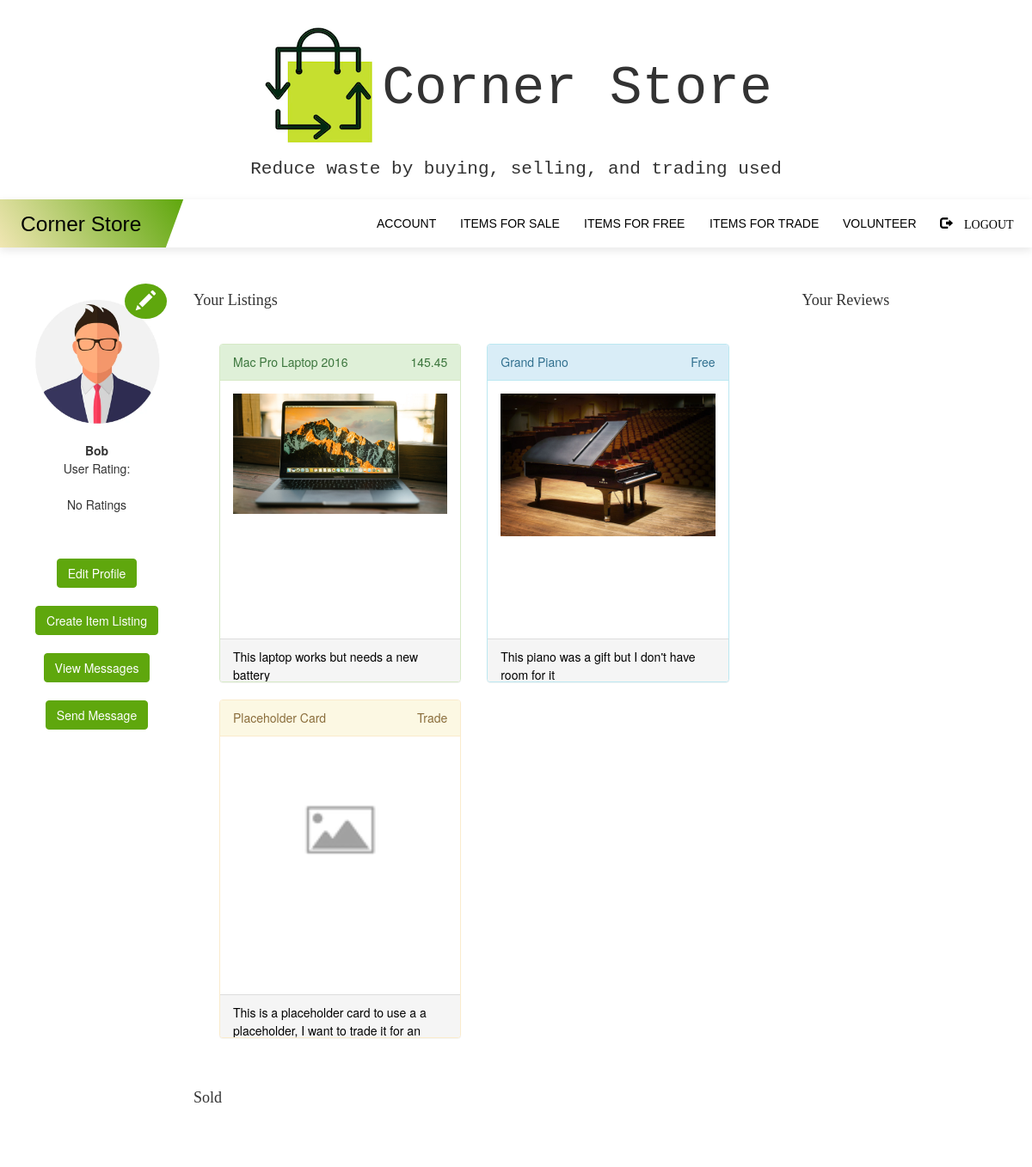
Page /profile (signed in) on the committed database.
### myapp/models.py (models this page shows, shortened)
class User(UserMixin, db.Model):
    __tablename__ = 'users'
    id = db.Column(db.Integer, primary_key=True)
    username = db.Column(db.String(64), unique=True, index=True)
    email = db.Column(db.String(128), unique=True)
    password = db.Column(db.String(128))
    image_file = db.Column(db.String(20),nullable=False,default='person.jpeg')
    admin = db.Column(db.String(10))
    agency = db.Column(db.String(10))
    verified = db.Column(db.String(10))
    profile = db.relationship('Profile', backref='users', lazy='dynamic')
    listings = db.relationship('Listing', backref='users', lazy='dynamic')
    volunteer = db.relationship('Volunteer', backref='users', lazy='dynamic')
    bevolunteer = db.relationship('BeVolunteer', backref='users', lazy='dynamic')
    report = db.relationship('Report', backref='users', lazy='dynamic')
    review = db.relationship('Review', backref='users', lazy='dynamic')
    rating = db.relationship('Rating', backref='users', lazy='dynamic')

class Listing(db.Model):
    id = db.Column(db.Integer, primary_key=True)
    image_file = db.Column(db.String(20),nullable=False,default='default.jpg')
    name = db.Column(db.String(64))
    description = db.Column(db.String(512))
    location = db.Column(db.Integer)
    agency = db.Column(db.String(128))
    warehouse = db.Column(db.Boolean, default=False)
    free = db.Column(db.Boolean, default=False)
    price = db.Column(db.Float, default=0.00)
    trade = db.Column(db.Boolean, default=False)
    user_id = db.Column(db.Integer, db.ForeignKey('users.id'))
    status = db.Column(db.String, default='For Sale')

### myapp/routes.py (the view)
@myapp_obj.route("/profile")
@login_required
def profile():
    username = current_user.username
    user_id = current_user.id
    agency = current_user.agency
    admin = current_user.admin
    if agency == 'True':
        return redirect('/agencyprofile')
    if admin == 'True':
        return redirect('/adminprofile')
    a = Review.query.filter(Review.user_id==current_user.id).all()
    rating = Rating.query.filter(Rating.user_id==current_user.id).first()
    listings = Listing.query.filter(Listing.user_id==current_user.id)
    count = Listing.query.filter(Listing.user_id==user_id).count()
    sold = Listing.query.filter(Listing.user_id==user_id and Listing.status=='Sold').count()
    return render_template('profile.html', username = username, agency=agency, listings=listings, count=count, sold=sold, user=current_user, a=a, rating=rating)

### myapp/models.py (called while the page is built)
@login.user_loader
def load_user(id):
    return User.query.get(int(id))

### myapp/templates/profile.html (shortened to what this page needs)
{% extends "base.html" %}
{% block content %}
<br><br>
<div class="container rounded bg-white mt-2 mb-2">
    <div class="row">
        <div class="col-md-2 border-right">
            <div class="d-flex flex-column align-items-center text-center p-3 py-5">
                <img class="rounded-circle mt-5" width="150px" src="/static/profile_pics/{{ user.image_file}}">
                <div class='edit-button' style='position: absolute;
                top: 0px;
                left: 130px;
                font-size: 30px;
                 color: lightblue;
                 border-radius: 50%;
                 background-color:#5fa70d'>
                <a href='/editpic'><button type="button" class="btn btn-link"><span ><span class="glyphicon glyphicon glyphicon-pencil" style="font-size: 23px; color:white"></span></span></button></a>
              </div>
                <br> <center><strong><span class="font-weight-bold"> {{ username }}</span></strong>
                <br><span> User Rating: <br><br></span></center>
                {% if rating.rating %}<span class="stars">{{rating.rating}}</span>
                {% else %}
                <p>No Ratings</p>
                {% endif %}
<br><br>
                <span><a href="/editprofile"> <button type="button" class="btn btn-primary">Edit Profile</button> </a></span><br><br>
                <span><a href="/createlisting"><button type="button" class="btn btn-primary">Create Item Listing</button></a></span>
                <br><br><span><a href="/viewmessage"><button type="button" class="btn btn-primary">View Messages</button></a></span>
                <br><br><span><a href="/sendmessage"><button type="button" class="btn btn-primary">Send Message</button></a></span>
            </div>
        </div>
        <div class="col-md-7 border-right">
            <div class="p-3 py-5">
                <h4 style='font-family: Monaco;'>Your Listings</h4>
                <div class="row mt-2" style="padding:30px">
                  {% if count > 0 %}
                    {% for i in listings %}
                    {% if i.status == 'For Sale' %}
                    <div class="col-sm-6">
                        <a href="/managelistings/{{i.id}}">
                          {% if i.price > 0.0 %}
                              <div class="panel panel-success">
                                  <div class="panel-heading">{{ i.name }}<span style="float:right;">{{ i.price }}</span></div>
                                  <div class="panel-body" style="height:300px;overflow-y: scroll;"><img src="/static/listing_pics/{{i.image_file}}" class="img-responsive" style="width:100%" alt="Image"></div>
                                  <div class="panel-footer" style="height: 50px;overflow-y: scroll;">{{ i.description }}</div>
                            </div>
                            {% elif i.free %}
                            <div class="panel panel-info">
                                <div class="panel-heading">{{ i.name }}<span style="float:right;">Free</span></div>
                                <div class="panel-body" style="height:300px;overflow-y: scroll;"><img src="/static/listing_pics/{{i.image_file}}" class="img-responsive" style="width:100%" alt="Image"></div>
                                <div class="panel-footer" style="height: 50px;overflow-y: scroll;">{{ i.description }}</div>
                          </div>
                          {% else %}
                          <div class="panel panel-warning">
                              <div class="panel-heading">{{ i.name }}<span style="float:right;">Trade</span></div>
                              <div class="panel-body" style="height:300px;overflow-y: scroll;"><img src="/static/listing_pics/{{i.image_file}}" class="img-responsive" style="width:100%" alt="Image"></div>
                              <div class="panel-footer" style="height: 50px;overflow-y: scroll;">{{ i.description }}</div>
                        </div>
                        {% endif %}
                      </div>
                        {% endif %}
                        {% endfor %}
                      </div>
                    {% else %}
                    <div class='well'>
                    <p> None </p>
                  </div>
                </div>
                    {% endif %}
                  </div>
                    <h4 style='font-family: Monaco;'>Sold</h4>
                    <div class="row mt-2" style="padding:30px">
                </div>
        </div>
<div class="col-md-3 border-left" style="padding-left:40px">
  <h4 style='font-family: Monaco;'>Your Reviews</h4>
<div class="plzwork" style="overflow-y:auto; height:500px">
</div>
</div>
</div>
</div>
</div>
{% endblock %}

### myapp/static/nav.css (style rules this page uses)
button { background: none; box-shadow: none; border: none; cursor: pointer; }
html { scroll-behavior: smooth; }
body { line-height: 1.5em; padding: 0; margin: 0; }
a:link, a:visited, a:active { text-decoration: none; color: black; }
.btn-primary { color: #fff; background-color: #5fa70d; border-color: #5fa70d; }

### myapp/templates/base.html (style rules this page uses)
img { max-width: 100%; max-height: 100%; }

### rows in the picture
User: image_file (picture), username "Bob"
Listing: name "Mac Pro Laptop 2016", price "145.45", image_file (picture), description "This laptop works but needs a new battery"
Listing: name "Grand Piano", image_file (picture), description "This piano was a gift but I don't have room for it"
Listing: name "Placeholder Card", image_file (placeholder picture), description "This is a placeholder card to use a a placeholder, I want to trade it for an…"
